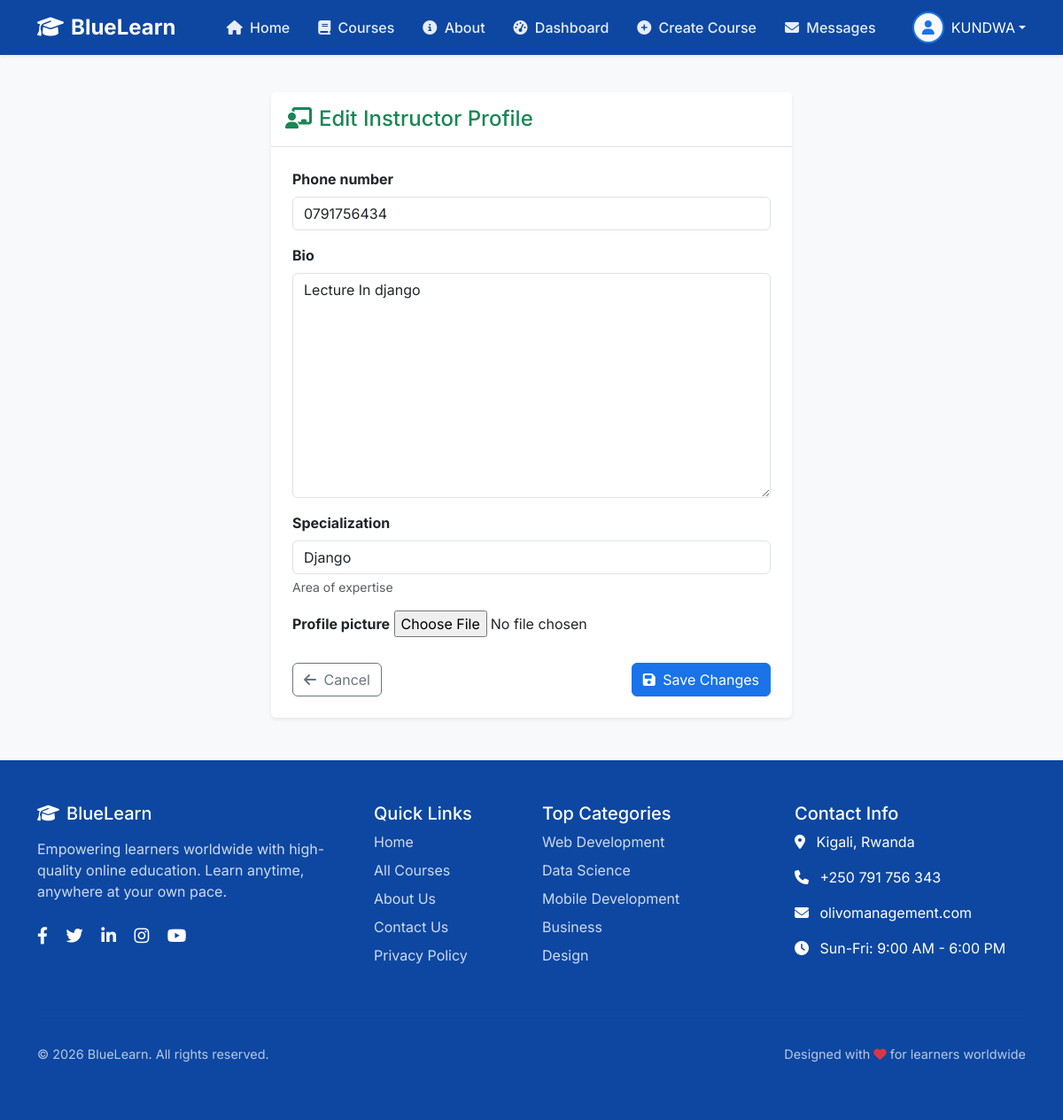
Screenshot of /accounts/profile/edit/instructor/ (signed in) with the database file from the repository.
### accounts/models.py (models this page shows, shortened)
class User(AbstractUser):
    USER_TYPE_CHOICES = (
        ('learner', 'Learner'),
        ('instructor', 'Instructor'),
        ('admin', 'Admin'),
    )
    user_type = models.CharField(max_length=20, choices=USER_TYPE_CHOICES)
    email = models.EmailField(unique=True)
    @property
    def is_instructor(self):
        return self.user_type == 'instructor'

class Instructor(models.Model):
    user = models.OneToOneField(User, on_delete=models.CASCADE, related_name='instructor_profile')
    partner = models.ForeignKey(
        'partern.TenantPartner',
        on_delete=models.SET_NULL,
        related_name='instructors',
        null=True,
        blank=True,
        help_text="Partner organization this instructor belongs to"
    )
    phone_number = models.CharField(max_length=15, blank=True)
    bio = models.TextField(blank=True)
    profile_picture = models.ImageField(upload_to='instructor_pictures/', null=True, blank=True)
    specialization = models.CharField(max_length=200, blank=True, help_text="Area of expertise")
    is_approved = models.BooleanField(default=False, help_text="Approved by partner admin")
    created_at = models.DateTimeField(auto_now_add=True)
    updated_at = models.DateTimeField(auto_now=True)
    class Meta:
        verbose_name = "Instructor"
        verbose_name_plural = "Instructors"
        ordering = ['-created_at']

### accounts/views.py (the view)
# urls.py: path('profile/edit/instructor/', instructor_edit_profile, name='edit_profile_instructor'),
@login_required
@instructor_required
def instructor_edit_profile(request):
    if not request.user.is_authenticated or not hasattr(request.user, 'instructor_profile'):
        return redirect('accounts:login')
    instructor = request.user.instructor_profile
    if request.method == 'POST':
        form = InstructorForm(request.POST, request.FILES, instance=instructor)
        if form.is_valid():
            form.save()
            messages.success(request, "Profile updated successfully.")
            return redirect('accounts:profile')
    else:
        form = InstructorForm(instance=instructor)
    return render(request, 'accounts/instructor_edit_profile.html', {'form': form})

### accounts/form.py
class InstructorForm(forms.ModelForm):
    class Meta:
        model = Instructor
        fields = ['phone_number', 'bio', 'specialization', 'profile_picture']
        widgets = {
            'phone_number': forms.TextInput(attrs={'class': 'form-control'}),
            'bio': forms.Textarea(attrs={'class': 'form-control'}),
            'specialization': forms.TextInput(attrs={'class': 'form-control'}),
            'profile_picture': forms.ClearableFileInput(attrs={'class': 'form-control-file'}),
        }

### accounts/decorator.py (called while the page is built)
def instructor_required(view_func):
    @wraps(view_func)
    def _wrapped_view(request, *args, **kwargs):
        if not request.user.is_authenticated:
            return redirect('accounts:login')
        if hasattr(request.user, 'instructor_profile'):
            return view_func(request, *args, **kwargs)
        if request.user.user_type == 'instructor' or request.user.is_superuser:
            Instructor.objects.create(user=request.user)
            return view_func(request, *args, **kwargs)
        return redirect('home')
    return _wrapped_view

### superadmin_dashboard/context_processors.py (called while the page is built)
def global_context_data(request):
    if request.user.is_authenticated:
        unread_messages_count = DirectMessage.objects.filter(recipient=request.user, is_read=False).count()
        context = {
            'unread_messages_count': unread_messages_count,
        }
        if request.user.is_superuser:
            unread_notifications = Notification.objects.filter(user=request.user, is_read=False)
            context['unread_notifications_count'] = unread_notifications.count()
            context['recent_notifications'] = Notification.objects.filter(user=request.user).order_by('-created_at')[:5]
        return context
    return {
        'unread_notifications_count': 0,
        'recent_notifications': [],
        'unread_messages_count': 0
    }

### accounts/templates/accounts/instructor_edit_profile.html (shortened to what this page needs)
{% extends 'courses/base.html' %}
{% block content %}
<div class="row justify-content-center mt-5">
    <div class="col-md-8 col-lg-6">
        <div class="card shadow-sm border-0">
            <div class="card-header bg-white border-bottom py-3">
                <h4 class="mb-0 text-success">
                    <i class="fas fa-chalkboard-teacher me-2"></i>Edit Instructor Profile
                </h4>
            </div>
            <div class="card-body p-4">
                <form method="post" enctype="multipart/form-data">
                    {% for field in form %}
                    <div class="mb-3">
                        <label for="{{ field.id_for_label }}" class="form-label fw-bold">{{ field.label }}</label>
                        {{ field }}
                        {% if field.help_text %}
                        <div class="form-text text-muted">{{ field.help_text }}</div>
                        {% endif %}
                    </div>
                    {% endfor %}
                    <div class="d-flex justify-content-between mt-4">
                        <a href="{% url 'accounts:profile' %}" class="btn btn-outline-secondary">
                            <i class="fas fa-arrow-left me-1"></i> Cancel
                        </a>
                        <button type="submit" class="btn btn-primary">
                            <i class="fas fa-save me-1"></i> Save Changes
                        </button>
                    </div>
                </form>
            </div>
        </div>
    </div>
</div>
{% endblock %}

### courses/templates/courses/base.html (shortened to what this page needs)
<!DOCTYPE html>
<html lang="en">
<head>
    <link href="https://cdn.jsdelivr.net/npm/bootstrap@5.3.0/dist/css/bootstrap.min.css" rel="stylesheet">
    <link rel="stylesheet" href="https://cdnjs.cloudflare.com/ajax/libs/font-awesome/6.4.0/css/all.min.css">
</head>
<body>
    <nav class="navbar navbar-expand-lg navbar-dark fixed-top shadow-sm" style="background-color: var(--dark-blue);">
        <div class="container">
            <a class="navbar-brand" href="{% url 'home' %}">
                <i class="fas fa-graduation-cap me-2"></i>Blue<span>Learn</span>
            </a>
            <div class="collapse navbar-collapse" id="navbarNav">
                <ul class="navbar-nav mx-auto">
                    <li class="nav-item">
                        <a class="nav-link {% if request.resolver_match.url_name == 'home' %}active{% endif %}"
                            href="{% url 'home' %}">
                            <i class="fas fa-home me-1"></i> Home
                        </a>
                    </li>
                    <li class="nav-item">
                        <a class="nav-link {% if 'course' in request.resolver_match.url_name %}active{% endif %}"
                            href="{% url 'course_list' %}">
                            <i class="fas fa-book me-1"></i> Courses
                        </a>
                    </li>
                    <li class="nav-item">
                        <a class="nav-link text-white" href="{% url 'accounts:about' %}">
                            <i class="fas fa-info-circle me-1"></i> About
                        </a>
                    </li>
                    {% if user.is_authenticated %}
                    {% if user.is_instructor or user.is_admin_user %}
                    <li class="nav-item">
                        <a class="nav-link {% if 'dashboard' in request.path %}active{% endif %}"
                            href="{% url 'instructor_dashboard' %}">
                            <i class="fas fa-tachometer-alt me-1"></i> Dashboard
                        </a>
                    </li>
                    <li class="nav-item">
                        <a class="nav-link {% if 'create' in request.path %}active{% endif %}"
                            href="{% url 'create_course' %}">
                            <i class="fas fa-plus-circle me-1"></i> Create Course
                        </a>
                    </li>
                    <li class="nav-item">
                        <a class="nav-link {% if 'messages' in request.path %}active{% endif %}"
                            href="{% url 'instructor_messages' %}">
                            <i class="fas fa-envelope me-1"></i> Messages
                        </a>
                    </li>
                    {% endif %}
                    {% endif %}
                </ul>
                <div class="d-flex align-items-center">
                    {% if user.is_authenticated %}
                    <div class="dropdown profile-dropdown">
                        <a href="#" class="d-flex align-items-center text-decoration-none dropdown-toggle text-white"
                            data-bs-toggle="dropdown">
                            {% if user.profile_picture %}
                            <img src="{{ user.profile_picture.url }}" alt="Profile"
                                class="profile-img me-2 border-white">
                            {% else %}
                            <div
                                class="profile-img bg-light text-primary d-flex align-items-center justify-content-center me-2">
                                <i class="fas fa-user"></i>
                            </div>
                            {% endif %}
                            <span class="d-none d-md-inline">{{ user.first_name|default:user.username }}</span>
                        </a>
                    </div>
                    {% endif %}
                </div>
            </div>
        </div>
    </nav>
    <div class="main-content">
        {% block content %}{% endblock %}
    </div>
    <footer class="py-5 mt-5">
        <div class="container">
            <div class="row">
                <div class="col-lg-4 col-md-6 mb-4">
                    <h5 class="mb-3">
                        <i class="fas fa-graduation-cap me-2"></i>BlueLearn
                    </h5>
                    <p class="mb-4" style="color: rgba(255, 255, 255, 0.8);">
                        Empowering learners worldwide with high-quality online education.
                        Learn anytime, anywhere at your own pace.
                    </p>
                    <div class="social-icons">
                        <a href="#" class="me-3"><i class="fab fa-facebook-f"></i></a>
                        <a href="#" class="me-3"><i class="fab fa-twitter"></i></a>
                        <a href="#" class="me-3"><i class="fab fa-linkedin-in"></i></a>
                        <a href="#" class="me-3"><i class="fab fa-instagram"></i></a>
                        <a href="#"><i class="fab fa-youtube"></i></a>
                    </div>
                </div>
                <div class="col-lg-2 col-md-6 mb-4">
                    <h5>Quick Links</h5>
                    <ul class="footer-links">
                        <li><a href="{% url 'home' %}">Home</a></li>
                        <li><a href="{% url 'course_list' %}">All Courses</a></li>
                        <li><a href="{% url 'accounts:about' %}">About Us</a></li>
                        <li><a href="#">Contact Us</a></li>
                        <li><a href="#">Privacy Policy</a></li>
                    </ul>
                </div>
                <div class="col-lg-3 col-md-6 mb-4">
                    <h5>Top Categories</h5>
                    <ul class="footer-links">
                        <li><a href="#">Web Development</a></li>
                        <li><a href="#">Data Science</a></li>
                        <li><a href="#">Mobile Development</a></li>
                        <li><a href="#">Business</a></li>
                        <li><a href="#">Design</a></li>
                    </ul>
                </div>
                <div class="col-lg-3 col-md-6 mb-4">
                    <h5>Contact Info</h5>
                    <ul class="footer-links">
                        <li class="mb-3">
                            <i class="fas fa-map-marker-alt me-2"></i>
                            Kigali, Rwanda
                        </li>
                        <li class="mb-3">
                            <i class="fas fa-phone me-2"></i>
                            +250 791 756 343
                        </li>
                        <li class="mb-3">
                            <i class="fas fa-envelope me-2"></i>
                            olivomanagement.com
                        </li>
                        <li>
                            <i class="fas fa-clock me-2"></i>
                            Sun-Fri: 9:00 AM - 6:00 PM
                        </li>
                    </ul>
                </div>
            </div>
            <hr style="border-color: rgba(255, 255, 255, 0.1);">
            <div class="row pt-3">
                <div class="col-md-6 text-center text-md-start">
                    <p class="copyright">
                        &copy; {% now "Y" %} BlueLearn. All rights reserved.
                    </p>
                </div>
                <div class="col-md-6 text-center text-md-end">
                    <p class="copyright">
                        Designed with <i class="fas fa-heart text-danger"></i> for learners worldwide
                    </p>
                </div>
            </div>
        </div>
    </footer>
</body>
</html>

### courses/templates/courses/base.html (style rules this page uses)
:root { --primary-blue: #1a73e8; --dark-blue: #0d47a1; --light-blue: #e8f0fe; --primary-light: #f8f9fa; --text-dark: #202124; --text-light: #5f6368; --border-color: #dadce0; }
body { font-family: 'Inter', sans-serif; color: var(--text-dark); background-color: #f8f9fa; padding-top: 56px; }
.navbar-brand { font-weight: 700; color: #fff !important; font-size: 1.5rem; }
.navbar-brand span { color: #fff !important; }
.nav-link { font-weight: 500; color: rgba(255, 255, 255, 0.9) !important; margin: 0 8px; }
.profile-dropdown { margin-left: auto; }
.profile-img { width: 36px; height: 36px; border-radius: 50%; object-fit: cover; border: 2px solid var(--primary-blue); }
footer { background-color: var(--dark-blue); color: white; margin-top: auto; }
.footer-links { list-style: none; padding-left: 0; }
.footer-links li { margin-bottom: 0.5rem; }
.footer-links a { color: rgba(255, 255, 255, 0.8); text-decoration: none; transition: color 0.3s; }
.social-icons a { color: white; font-size: 1.2rem; margin-right: 15px; transition: color 0.3s; }
.copyright { color: rgba(255, 255, 255, 0.7); font-size: 0.9rem; }
.text-primary { color: var(--primary-blue) !important; }
.btn-primary { background-color: var(--primary-blue); border-color: var(--primary-blue); }
.main-content { min-height: calc(100vh - 180px); }

### rows the page displays
User: first_name "KUNDWA"
Instructor: form "0791756434" "Lecture In django" "Django"

### other values shown
{{ field.label }} "Phone number" "Bio" "Specialization" "Profile picture"
{{ field.help_text }} "Area of expertise"
